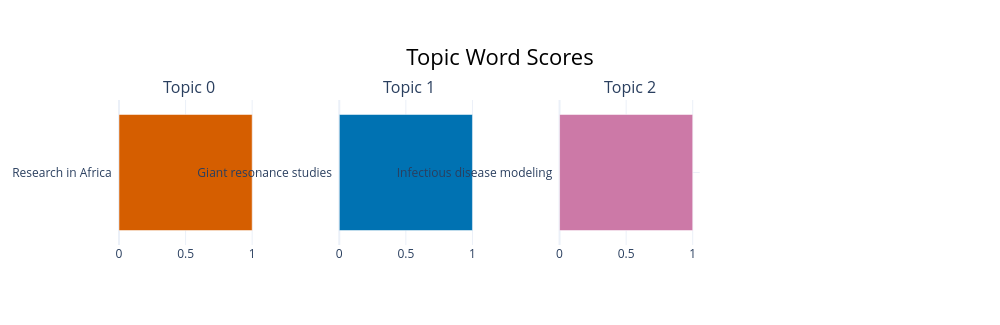

Notebook code cell kept with this figure:
### Code cell
topic_model.visualize_barchart(topics=[0, 1, 2])

### Figure 1 — Plotly figure (JSON) as saved in the notebook; plotly's stock layout.template omitted (floating-point values rounded to 4 significant figures)
{"data": [{"marker": {"color": "#D55E00"}, "orientation": "h", "type": "bar", "x": [1], "xaxis": "x", "y": ["Research in Africa  "], "yaxis": "y"}, {"marker": {"color": "#0072B2"}, "orientation": "h", "type": "bar", "x": [1], "xaxis": "x2", "y": ["Giant resonance studies  "], "yaxis": "y2"}, {"marker": {"color": "#CC79A7"}, "orientation": "h", "type": "bar", "x": [1], "xaxis": "x3", "y": ["Infectious disease modeling  "], "yaxis": "y3"}], "layout": {"annotations": [{"font": {"size": 16}, "showarrow": false, "text": "Topic 0", "x": 0.0875, "xanchor": "center", "xref": "paper", "y": 1, "yanchor": "bottom", "yref": "paper"}, {"font": {"size": 16}, "showarrow": false, "text": "Topic 1", "x": 0.3625, "xanchor": "center", "xref": "paper", "y": 1, "yanchor": "bottom", "yref": "paper"}, {"font": {"size": 16}, "showarrow": false, "text": "Topic 2", "x": 0.6375, "xanchor": "center", "xref": "paper", "y": 1, "yanchor": "bottom", "yref": "paper"}], "height": 325, "hoverlabel": {"bgcolor": "white", "font": {"family": "Rockwell", "size": 16}}, "showlegend": false, "title": {"font": {"color": "Black", "size": 22}, "text": "Topic Word Scores", "x": 0.5, "xanchor": "center", "yanchor": "top"}, "width": 1000, "xaxis": {"anchor": "y", "domain": [0, 0.175], "showgrid": true}, "xaxis2": {"anchor": "y2", "domain": [0.275, 0.45], "showgrid": true}, "xaxis3": {"anchor": "y3", "domain": [0.55, 0.725], "showgrid": true}, "xaxis4": {"anchor": "y4", "domain": [0.825, 1], "showgrid": true}, "yaxis": {"anchor": "x", "domain": [0, 1], "showgrid": true}, "yaxis2": {"anchor": "x2", "domain": [0, 1], "showgrid": true}, "yaxis3": {"anchor": "x3", "domain": [0, 1], "showgrid": true}, "yaxis4": {"anchor": "x4", "domain": [0, 1], "showgrid": true}}}
